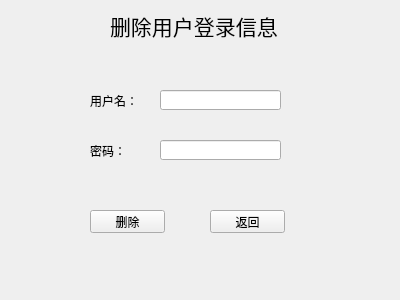
<?xml version="1.0" encoding="UTF-8"?>
<ui version="4.0">
 <class>user_delete</class>
 <widget class="QWidget" name="user_delete">
  <property name="geometry">
   <rect>
    <x>0</x>
    <y>0</y>
    <width>400</width>
    <height>300</height>
   </rect>
  </property>
  <property name="windowTitle">
   <string>Form</string>
  </property>
  <widget class="QLabel" name="label">
   <property name="geometry">
    <rect>
     <x>110</x>
     <y>10</y>
     <width>171</width>
     <height>31</height>
    </rect>
   </property>
   <property name="font">
    <font>
     <pointsize>16</pointsize>
    </font>
   </property>
   <property name="text">
    <string>删除用户登录信息</string>
   </property>
  </widget>
  <widget class="QLabel" name="label_2">
   <property name="geometry">
    <rect>
     <x>90</x>
     <y>90</y>
     <width>54</width>
     <height>21</height>
    </rect>
   </property>
   <property name="text">
    <string>用户名：</string>
   </property>
  </widget>
  <widget class="QLabel" name="label_3">
   <property name="geometry">
    <rect>
     <x>90</x>
     <y>140</y>
     <width>54</width>
     <height>21</height>
    </rect>
   </property>
   <property name="text">
    <string>密码：</string>
   </property>
  </widget>
  <widget class="QLineEdit" name="usernameLineEdit">
   <property name="geometry">
    <rect>
     <x>160</x>
     <y>90</y>
     <width>121</width>
     <height>20</height>
    </rect>
   </property>
  </widget>
  <widget class="QLineEdit" name="passwordLineEdit">
   <property name="geometry">
    <rect>
     <x>160</x>
     <y>140</y>
     <width>121</width>
     <height>20</height>
    </rect>
   </property>
   <property name="font">
    <font>
     <family>Arial</family>
    </font>
   </property>
  </widget>
  <widget class="QPushButton" name="deletePushButton">
   <property name="geometry">
    <rect>
     <x>90</x>
     <y>210</y>
     <width>75</width>
     <height>23</height>
    </rect>
   </property>
   <property name="text">
    <string>删除</string>
   </property>
  </widget>
  <widget class="QPushButton" name="backPushButton">
   <property name="geometry">
    <rect>
     <x>210</x>
     <y>210</y>
     <width>75</width>
     <height>23</height>
    </rect>
   </property>
   <property name="text">
    <string>返回</string>
   </property>
  </widget>
 </widget>
 <resources/>
 <connections/>
</ui>
